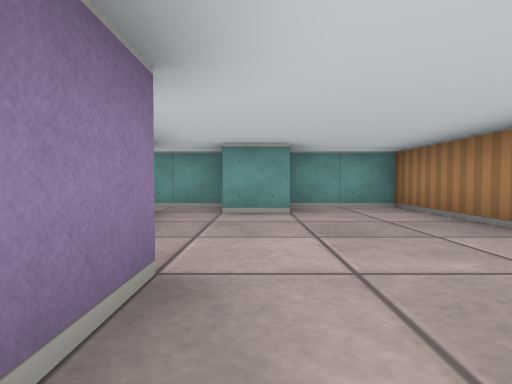
[1] (above)

14 first-person views from a walk through a cub3D level. The camera is about half as high as the walls, tilts 2° down and sees 80° across. The floor is counted in squares. Each view is taken from the middle of a square. On the plan, view 1 faces up. The plan holds only what a view shows up to about 9 squares ahead; the rest is blank.

[2]
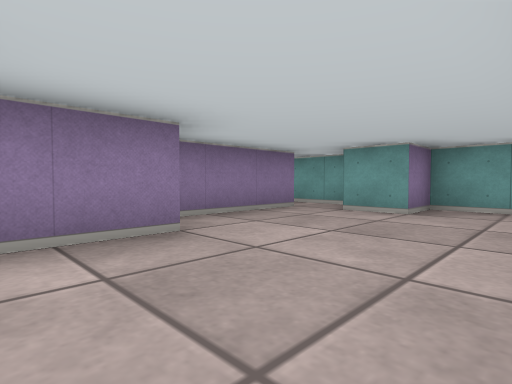

[3]
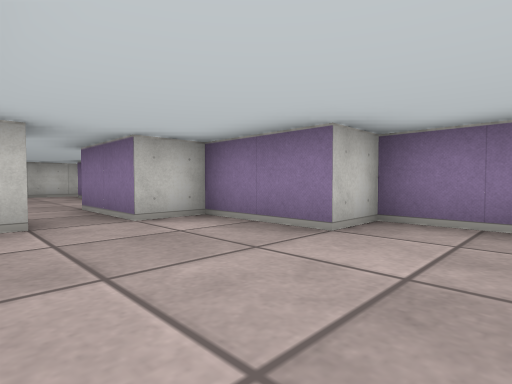

[4]
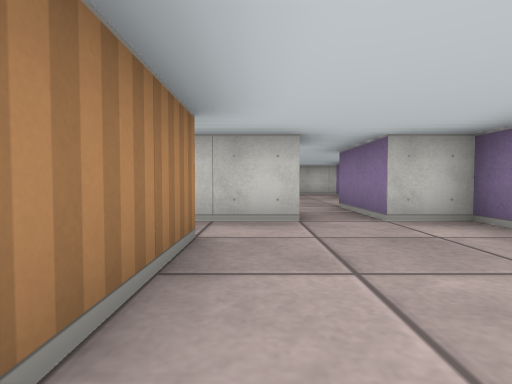

[5]
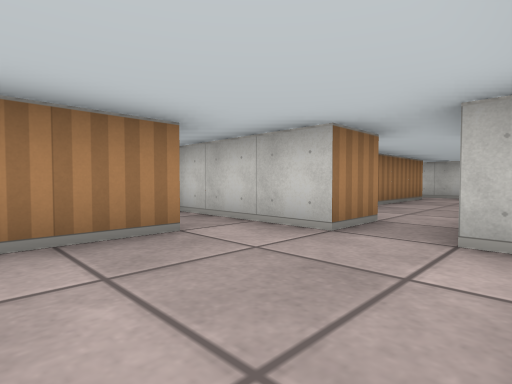

[6]
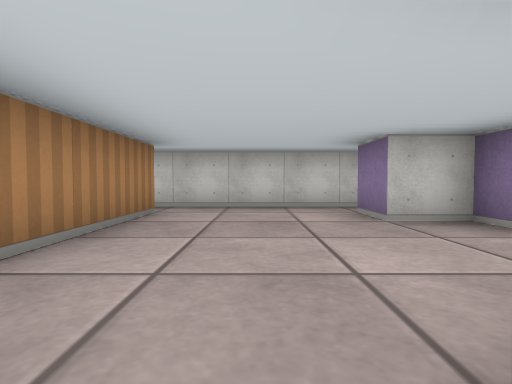

[7]
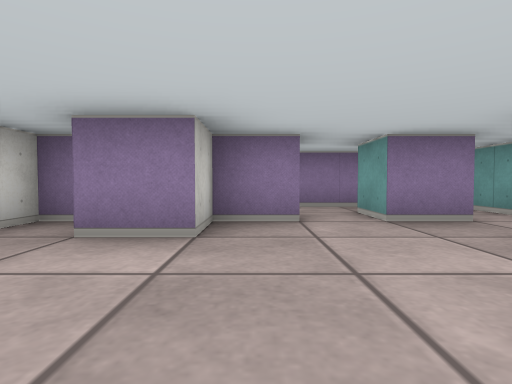

[8]
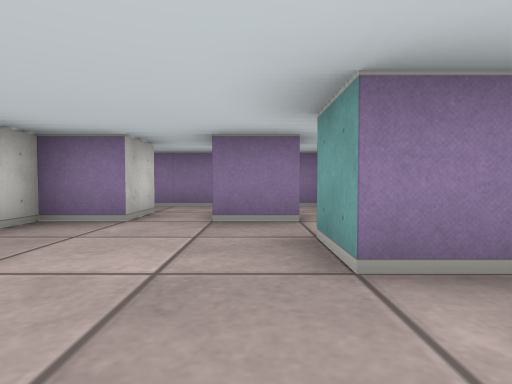

[9]
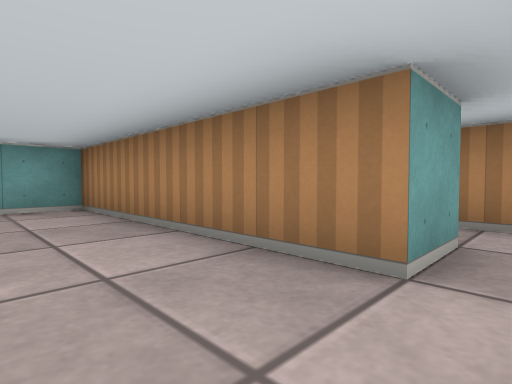

[10]
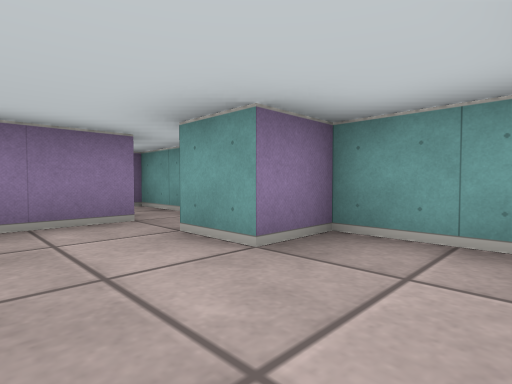

[11]
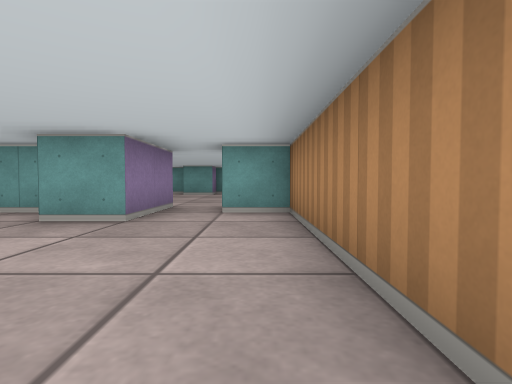

[12]
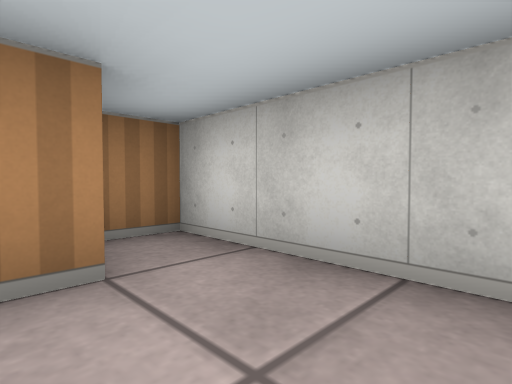

[13]
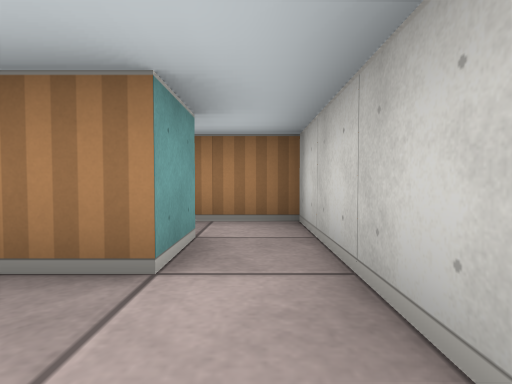

[14]
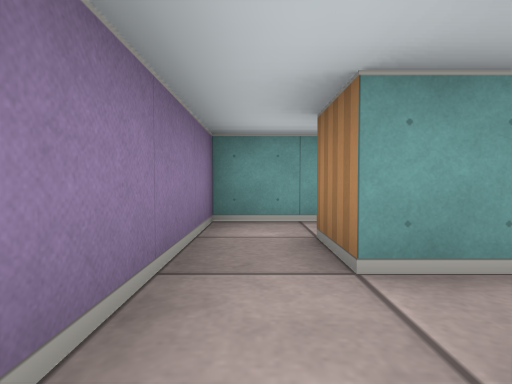

### Floor plan
Ten units are one square. View 1 is at (0, 0); x grows to the right and y downward. Boxes are objects, and circles mark ways between rooms. Rooms are numbered by the first view taken in them; rooms with no view inside come last. Other rooms are left out.
<svg viewBox="-40 -60 80 140">
<path fill="none" stroke="#000" d="M25 -5 25 -55 5 -55 5 -45 -5 -45M15 15 15 5 25 5M-15 -46 -15 -15 -5 -15 -5 5 5 5 5 15M-5 -55 -15 -55M-15 24 -15 35 -25 35 -25 25M-25 45 -15 45 -15 55 -5 55 -5 65M5 15 5 25 -5 25M-11 15 -35 15 -35 49M-15 70 -15 75 35 75 35 68M25 66 25 15 15 15"/>
<circle cx="10" cy="10" r="3" fill="#2a7"/>
<text x="10" y="-20">1</text>
<text x="0" y="40">2</text>
</svg>
Room 1 opens to room 2.

Where each view was taken, in squares from view 1:
view 1: 0 up, 0 right, facing up
view 2: 0 up, 2 right, facing up-left
view 3: 3 up, 2 right, facing down-left
view 4: 3 up, 2 right, facing down
view 5: 2 up, 0 right, facing down-right
view 6: 2 down, 1 right, facing down
view 7: 5 down, 2 right, facing left
view 8: 3 down, 2 right, facing left
view 9: 0 up, 1 right, facing up-right
view 10: 3 up, 2 right, facing up-left
view 11: 6 down, 2 right, facing up
view 12: 6 down, 1 right, facing down-right
view 13: 0 up, 1 right, facing right
view 14: 5 down, 3 left, facing up
